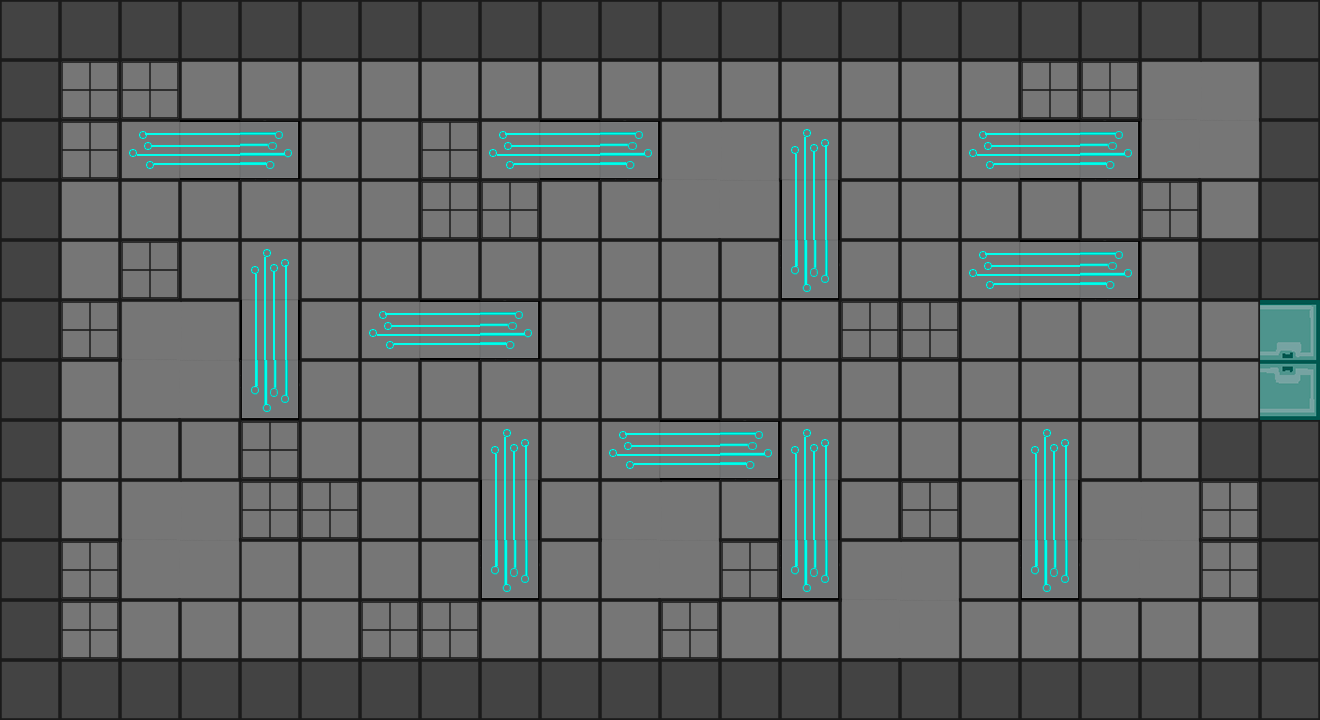

This game map was drawn from its Tiled (.tmx) file and the tilesets committed beside it. A one-line description and the full map source follow:
An orthogonal 22x12 tile map with 60x60 px tiles, 1 tile layer (Capa de Patrones 1) and 19 objects.

<map version="1.2" tiledversion="1.2.2" orientation="orthogonal" renderorder="right-up" width="22" height="12" tilewidth="60" tileheight="60" infinite="0" nextlayerid="5" nextobjectid="20">
 <tileset firstgid="1" name="AssetsTiles" tilewidth="60" tileheight="60" tilecount="216" columns="18">
  <image source="AssetsTiles.png" width="1080" height="720" />
 </tileset>
 <layer id="1" name="Capa de Patrones 1" width="22" height="12">
  <data encoding="csv">
38,38,38,38,38,38,38,38,38,38,38,38,38,38,38,38,38,38,38,38,38,38,
38,93,93,37,37,37,37,37,37,37,37,37,37,37,37,37,37,93,93,57,58,38,
38,93,1610612791,1610612809,1610612827,37,37,93,1610612791,1610612809,1610612827,57,58,55,37,37,1610612791,1610612809,1610612827,75,76,38,
38,37,37,37,37,37,37,93,93,37,37,75,76,73,37,37,37,37,37,93,37,38,
38,37,93,37,55,37,37,37,37,37,37,37,37,91,37,37,1610612791,1610612809,1610612827,37,38,38,
38,93,57,58,73,37,1610612791,1610612809,1610612827,37,37,37,37,37,93,93,37,37,37,37,37,2,
38,37,75,76,91,37,37,37,37,37,37,37,37,37,37,37,37,37,37,37,37,20,
38,37,37,37,93,37,37,37,55,37,1610612791,1610612809,1610612827,55,37,37,37,55,37,37,38,38,
38,37,57,58,93,93,37,37,73,37,57,58,37,73,37,93,37,73,57,58,93,38,
38,93,75,76,37,37,37,37,91,37,75,76,93,91,57,58,37,91,75,76,93,38,
38,93,37,37,37,37,93,93,37,37,37,93,37,37,75,76,37,37,37,37,37,38,
38,38,38,38,38,38,38,38,38,38,38,38,38,38,38,38,38,38,38,38,38,38
</data>
 </layer>
 <objectgroup id="2" name="Paredes">
  <object id="1" x="0" y="0" width="1320" height="60" />
  <object id="2" x="1260" y="60" width="60" height="240" />
  <object id="3" x="1200" y="240" width="60" height="60" />
  <object id="4" x="1200" y="420" width="120" height="60" />
  <object id="5" x="1260" y="480" width="60" height="240" />
  <object id="6" x="0" y="60" width="60" height="660" />
  <object id="7" x="60" y="660" width="1200" height="60" />
 </objectgroup>
 <objectgroup id="3" name="Puertas">
  <object id="8" x="1260" y="300" width="60" height="120" />
 </objectgroup>
 <objectgroup id="4" name="Piso Resbala">
  <object id="9" x="960" y="120" width="180" height="60" />
  <object id="10" x="780" y="120" width="60" height="180" />
  <object id="11" x="480" y="120" width="180" height="60" />
  <object id="12" x="960" y="240" width="180" height="60" />
  <object id="13" x="600" y="420" width="180" height="60" />
  <object id="14" x="780" y="420" width="60" height="180" />
  <object id="15" x="1020" y="420" width="60" height="180" />
  <object id="16" x="480" y="420" width="60" height="180" />
  <object id="17" x="240" y="240" width="60" height="180" />
  <object id="18" x="120" y="120" width="180" height="60" />
  <object id="19" x="360" y="300" width="180" height="60" />
 </objectgroup>
</map>